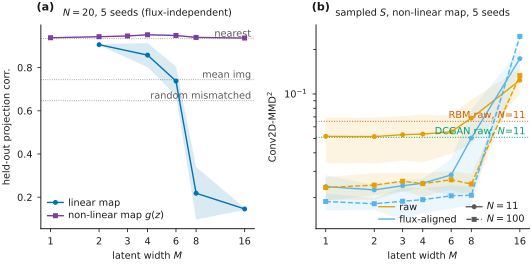

Python code for this plot:
# -*- coding: utf-8 -*-
"""fig2_v12_msweep -- the latent-width sweep, v12.

(a) held-out projection correlation vs M.  Two curves: the affine map, READ from the
    controlled mechanism test (mech_tests/mech_test2/results_seeds.json, N = 20, 5 seeds),
    and the MLP map g(z) at H = 32 on the same N = 20.  Three reference lines from the
    mechanism test (nearest training image / mean training image / mismatched random
    direction).  This panel is flux-independent: the projection lives in the latent map, not
    in the decode.
(b) what the sweep buys on the metrics, under the RESAMPLED-S convention: raw and
    flux-aligned Conv2D-MMD^2 vs M for the MLP arm at N = 11 and N = 100, with the DCGAN and
    RBM levels of Table 2 (v12) as horizontal references.

HONEST CAVEAT, printed on the figure: panel (a)'s two curves do not come from the same
driver (the affine curve is mech_seeds.py's controlled protocol, the MLP curve the round-3
one), so a small offset between them is not by itself a model difference.  Panel (b) is one
driver throughout.

Python 3.9 compatible.
"""
from __future__ import annotations

import json
import os
import sys

import numpy as np
import matplotlib.pyplot as plt
from matplotlib.lines import Line2D

sys.path.insert(0, os.path.dirname(os.path.abspath(__file__)))
from _mlpsuite_common import (EXP, COLOURS, read, meta_of, is_snap, mean_sd, as_mean_sd,
                              save, tidy, TEXTWIDTH)                     # noqa: E402

MECH = os.path.join(EXP, "mech_tests/mech_test2/results_seeds.json")
SUITE = os.path.join(EXP, "results_seeds_mlp_suite.jsonl")
FLUX = os.path.join(EXP, "results_v12_fluxres.jsonl")
T2 = os.path.join(EXP, "results_seeds_table2_v11.jsonl")
M_LIST = (1, 2, 3, 4, 6, 8, 16)


def affine_curve():
    if not os.path.isfile(MECH):
        print("[fig2v12] %s missing -- affine curve skipped" % MECH)
        return [], [], [], {}
    d = json.load(open(MECH))
    blk = d.get("M_sweep_holdout_corr")
    Ms, mu, sd = [], [], []
    if isinstance(blk, dict):
        for k, v in blk.items():
            try:
                M = int(str(k).lstrip("M").strip())
            except ValueError:
                continue
            m, s = as_mean_sd(v)
            if np.isfinite(m):
                Ms.append(M); mu.append(m); sd.append(0.0 if not np.isfinite(s) else s)
    elif isinstance(blk, list):
        for rec in blk:
            if isinstance(rec, dict) and "M" in rec:
                m, s = as_mean_sd(rec.get("holdout_corr", rec.get("corr", rec)))
                if np.isfinite(m):
                    Ms.append(int(rec["M"])); mu.append(m)
                    sd.append(0.0 if not np.isfinite(s) else s)
    refs = {}
    r = d.get("references")
    if isinstance(r, dict):
        for k in ("nearest", "mean_img", "random_mismatched"):
            if k in r:
                m, _s = as_mean_sd(r[k])
                if np.isfinite(m):
                    refs[k] = m
    keep = [i for i in np.argsort(Ms) if Ms[i] >= 1]
    return ([Ms[i] for i in keep], [mu[i] for i in keep], [sd[i] for i in keep], refs)


def mlp_corr_curve():
    rows = [r for r in read(SUITE)
            if not is_snap(r.get("arm")) and int(r.get("n_train", -1)) == 20]
    Ms, mu, sd = [], [], []
    for M in M_LIST:
        arm = "IQP-mlpH32-M%d-MMDflat-resample" % M
        vals = [meta_of(r.get("run_dir")).get("projection_corr_mean")
                for r in rows if r.get("arm") == arm]
        m, s, n = mean_sd(vals)
        if n:
            Ms.append(M); mu.append(m); sd.append(s)
    return Ms, mu, sd


def metric_curve(flux, n, key, mode="resample"):
    Ms, mu, sd = [], [], []
    for M in M_LIST:
        arm = "IQP-mlpH32-M%d-MMDflat-resample" % M
        vals = [r.get(key) for r in flux
                if r.get("arm") == arm and r.get("flux_mode") == mode
                and int(r.get("n_train", -1)) == n and r.get("class_name") is None]
        m, s, k = mean_sd(vals)
        if k:
            Ms.append(M); mu.append(m); sd.append(s)
    return np.asarray(Ms), np.asarray(mu), np.asarray(sd)


def main():
    aM, amu, asd, refs = affine_curve()
    cM, cmu, csd = mlp_corr_curve()
    flux = read(FLUX)
    if not flux:
        raise SystemExit("fig2_v12_msweep: %s missing -- run evaluate_v12_flux.py" % FLUX)
    t2 = read(T2)

    plt.rcParams.update({"font.size": 7, "axes.labelsize": 7, "axes.titlesize": 7.5,
                         "xtick.labelsize": 7, "ytick.labelsize": 7, "legend.fontsize": 7})
    fig, axes = plt.subplots(1, 2, figsize=(TEXTWIDTH, 2.85))

    # ---------------------------------------------------------------- (a) projection corr
    ax = axes[0]
    for name, val in sorted(refs.items()):
        ax.axhline(val, color="0.55", lw=0.6, ls=":", zorder=1)
        ax.annotate(name.replace("_", " "), xy=(0.985, val),
                    xycoords=("axes fraction", "data"), ha="right", va="bottom",
                    fontsize=7.0, color="0.35")
    if aM:
        amu_, asd_ = np.asarray(amu), np.asarray(asd)
        ax.plot(aM, amu_, "-o", ms=2.6, lw=1.0, color=COLOURS["affine"], label="linear map")
        ax.fill_between(aM, amu_ - asd_, amu_ + asd_, color=COLOURS["affine"], alpha=0.15, lw=0)
    if cM:
        cmu_, csd_ = np.asarray(cmu), np.asarray(csd)
        ax.plot(cM, cmu_, "-s", ms=2.6, lw=1.0, color=COLOURS["mlp"], label="non-linear map $g(z)$")
        ax.fill_between(cM, cmu_ - csd_, cmu_ + csd_, color=COLOURS["mlp"], alpha=0.15, lw=0)
    ax.set_xscale("log", base=2)
    ax.set_xticks(list(M_LIST))
    ax.set_xticklabels([str(m) for m in M_LIST])
    ax.set_xlabel("latent width $M$")
    ax.set_ylabel("held-out projection corr.")
    ax.set_title("$N=20$, 5 seeds (flux-independent)", fontsize=7)
    tidy(ax, grid=False)
    ax.legend(loc="lower left", frameon=False)

    # ---------------------------------------------------------------- (b) metrics
    # Panel (b) encodes the METRIC in colour and N in the line style; panel (a)'s colours mean
    # "which map", so the two keys are deliberately different and the caption says so.
    ax = axes[1]
    C_RAW, C_AL = "#E69F00", "#56B4E9"        # Okabe-Ito orange / sky blue
    styles = {11: ("-", "o"), 100: ("--", "s")}
    for n in (11, 100):
        ls, mk = styles[n]
        x, m, s = metric_curve(flux, n, "conv_mmd2")
        if x.size:
            ax.plot(x, m, ls, marker=mk, ms=2.6, lw=1.0, color=C_RAW)
            ax.fill_between(x, m - s, m + s, color=C_RAW, alpha=0.12, lw=0)
        xa, ma, sa = metric_curve(flux, n, "conv_mmd2_aligned")
        if xa.size:
            ax.plot(xa, ma, ls, marker=mk, ms=2.6, lw=1.0, color=C_AL)
            ax.fill_between(xa, ma - sa, ma + sa, color=C_AL, alpha=0.12, lw=0)
    for name, arm, col in (("DCGAN", "DCGAN-32", COLOURS["dcgan"]),
                           ("RBM", "RBM-10bit", COLOURS["rbm"])):
        v = [r.get("conv_mmd2") for r in t2
             if r.get("arm") == arm and int(r.get("n_train", -1)) == 11]
        mm, _s, k = mean_sd(v)
        if k:
            ax.axhline(mm, color=col, lw=0.7, ls=":", zorder=1)
            ax.annotate("%s raw, $N$=11" % name, xy=(0.985, mm),
                        xycoords=("axes fraction", "data"), ha="right", va="bottom",
                        fontsize=7.0, color=col)
    ax.set_xscale("log", base=2)
    ax.set_yscale("log")
    ax.set_xticks(list(M_LIST))
    ax.set_xticklabels([str(m) for m in M_LIST])
    ax.set_xlabel("latent width $M$")
    ax.set_ylabel("Conv2D-MMD$^2$")
    ax.set_title("sampled $S$, non-linear map, 5 seeds", fontsize=7)
    tidy(ax, grid=False)
    handles = [Line2D([], [], color=C_RAW, lw=1.0), Line2D([], [], color=C_AL, lw=1.0),
               Line2D([], [], color="0.35", lw=1.0, ls="-", marker="o", ms=2.6),
               Line2D([], [], color="0.35", lw=1.0, ls="--", marker="s", ms=2.6)]
    ax.legend(handles, ["raw", "flux-aligned", "$N=11$", "$N=100$"],
              loc="lower right", frameon=False, ncol=2, fontsize=7.0,
              columnspacing=1.0, borderpad=0.1)

    for ax, lab in zip(axes, ("(a)", "(b)")):
        ax.text(-0.02, 1.06, lab, transform=ax.transAxes, fontsize=8, fontweight="bold",
                va="bottom", ha="left")
    fig.tight_layout()
    save(fig, "fig2_v12_msweep")
    print("[fig2v12] affine points=%d  corr points=%d  metric rows=%d" % (len(aM), len(cM),
                                                                          len(flux)))
    return 0


if __name__ == "__main__":
    raise SystemExit(main())
